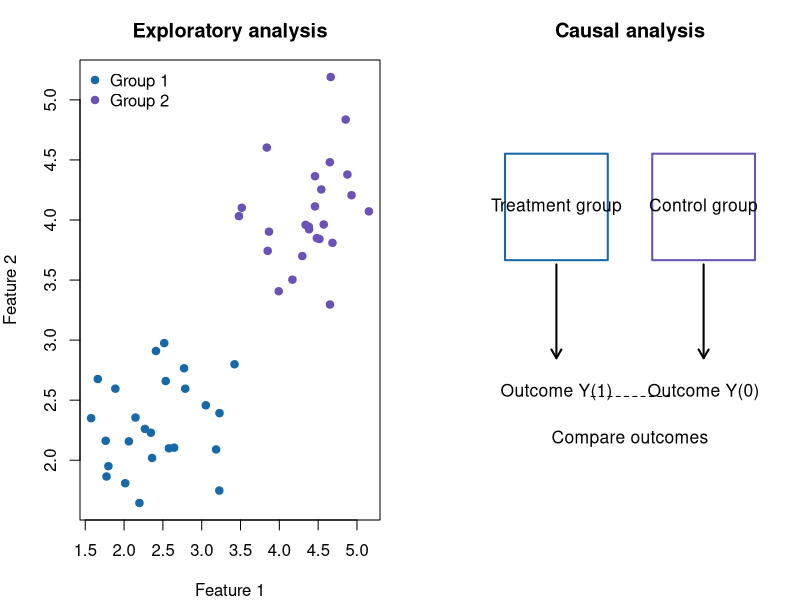

Recreate this plot in R.
## ---- chunk 1
knitr::opts_chunk$set(
  echo = FALSE,
  warning = FALSE,
  message = FALSE,
  fig.align = "center",
  dpi = 150
)
## ---- chunk 2
par(mfrow = c(1, 2), mar = c(4, 4, 3, 1))

set.seed(7)

x1 <- rnorm(25, 2.2, 0.45)
y1 <- rnorm(25, 2.3, 0.5)
x2 <- rnorm(25, 4.3, 0.5)
y2 <- rnorm(25, 4.1, 0.45)

plot(
  c(x1, x2), c(y1, y2),
  pch = 19,
  xlab = "Feature 1",
  ylab = "Feature 2",
  main = "Exploratory analysis",
  col = c(rep("#1769AA", 25), rep("#6B52B8", 25))
)

legend(
  "topleft",
  legend = c("Group 1", "Group 2"),
  pch = 19,
  col = c("#1769AA", "#6B52B8"),
  bty = "n"
)

plot.new()
plot.window(xlim = c(0, 10), ylim = c(0, 10))
title("Causal analysis")

rect(0.5, 5.7, 4.2, 8.2, border = "#1769AA", lwd = 2)
text(2.35, 6.95, "Treatment group", cex = 1.05)

rect(5.8, 5.7, 9.5, 8.2, border = "#6B52B8", lwd = 2)
text(7.65, 6.95, "Control group", cex = 1.05)

arrows(2.35, 5.6, 2.35, 3.4, length = 0.1, lwd = 2)
arrows(7.65, 5.6, 7.65, 3.4, length = 0.1, lwd = 2)

text(2.35, 2.6, "Outcome Y(1)", cex = 1.05)
text(7.65, 2.6, "Outcome Y(0)", cex = 1.05)

segments(3.6, 2.5, 6.4, 2.5, lty = 2)
text(5, 1.5, "Compare outcomes", cex = 1.05)

par(mfrow = c(1, 1))
## ---- chunk 3
articles <- data.frame(
  Параметр = c(
    "Публикация",
    "Тип анализа",
    "Объект исследования",
    "Ключевой метод",
    "Главная цель"
  ),
  `Konopka et al. (2018)` = c(
    "PLOS ONE",
    "Разведочный",
    "515 пожилых участников",
    "PCA, кластеризация, выбросы",
    "Понять структуру многомерных данных"
  ),
  `Baicker et al. (2013)` = c(
    "New England Journal of Medicine",
    "Причинно-следственный",
    "Участники лотереи Medicaid",
    "Случайная лотерея и сравнение групп",
    "Оценить последствия доступа к Medicaid"
  ),
  check.names = FALSE
)

knitr::kable(
  articles,
  caption = "Краткая характеристика выбранных исследований",
  align = c("l", "l", "l")
)
## ---- chunk 4
comparison <- data.frame(
  Критерий = c(
    "Основной вопрос",
    "Цель",
    "Типичные методы",
    "Нужна ли заранее заданная причинная гипотеза",
    "Тип результата"
  ),
  `Разведочный анализ` = c(
    "Что интересного есть в данных?",
    "Найти структуру и закономерности",
    "Визуализация, PCA, кластеризация, поиск выбросов",
    "Нет",
    "Группы, связи, выбросы, новые гипотезы"
  ),
  `Причинно-следственный анализ` = c(
    "Вызывает ли X изменение Y?",
    "Оценить причинный эффект",
    "Эксперимент, рандомизация, квазиэксперимент, инструментальные переменные",
    "Да",
    "Оценка эффекта воздействия"
  ),
  check.names = FALSE
)

knitr::kable(
  comparison,
  caption = "Сравнение разведочного и причинно-следственного анализа",
  align = c("l", "l", "l")
)
